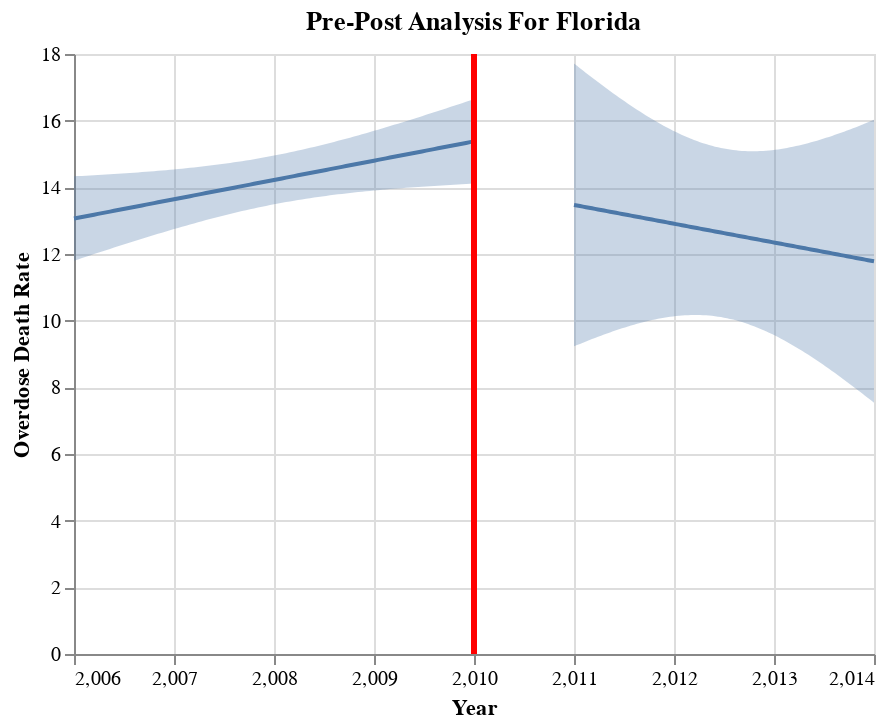

The cell this chart's notebook holds for it:
### Markdown cell above
> pre-post death rate

### Code cell
xvar= "TRANSACTION_YEAR"
yvar="death_rate"
analysis = "Pre-Post Analysis For Florida"
target = "Overdose Death Rate"
fit, chart = pre_post(FL, yvar, xvar, 2010, analysis, target, alpha=0.05)
chart

### Figure 1 — Vega-Lite specification as saved in the notebook (floating-point values rounded to 4 significant figures)
{"config": {"view": {"continuousWidth": 400, "continuousHeight": 300}}, "layer": [{"data": {"name": "data-48ae3c772d92c93e3c15a95091906202"}, "mark": "errorband", "encoding": {"x": {"field": "TRANSACTION_YEAR", "type": "quantitative"}, "y": {"axis": {"title": "Overdose Death Rate"}, "field": "ci_low", "type": "quantitative"}, "y2": {"field": "ci_high"}}}, {"data": {"name": "data-8d91db8d0c80415db45de7cb95ec6cbd"}, "mark": "errorband", "encoding": {"x": {"field": "TRANSACTION_YEAR", "type": "quantitative"}, "y": {"axis": {"title": "Overdose Death Rate"}, "field": "ci_low", "type": "quantitative"}, "y2": {"field": "ci_high"}}}, {"data": {"name": "data-48ae3c772d92c93e3c15a95091906202"}, "mark": "line", "encoding": {"x": {"field": "TRANSACTION_YEAR", "type": "quantitative"}, "y": {"field": "death_rate", "type": "quantitative"}}}, {"data": {"name": "data-8d91db8d0c80415db45de7cb95ec6cbd"}, "mark": "line", "encoding": {"x": {"field": "TRANSACTION_YEAR", "title": "Year", "type": "quantitative"}, "y": {"field": "death_rate", "type": "quantitative"}}}, {"data": {"name": "data-c6a99109c809d7b1b46dbbb9b2adf5d2"}, "mark": {"type": "rule", "color": "red", "strokeWidth": 3}, "encoding": {"x": {"field": "x", "type": "quantitative"}}}], "title": "Pre-Post Analysis For Florida", "$schema": "https://vega.github.io/schema/vega-lite/v4.17.0.json", "datasets": {"data-48ae3c772d92c93e3c15a95091906202": [{"TRANSACTION_YEAR": 2006.0, "death_rate": 13.06, "ci_low": 11.8, "ci_high": 14.33}, {"TRANSACTION_YEAR": 2006.0, "death_rate": 13.09, "ci_low": 11.84, "ci_high": 14.34}, {"TRANSACTION_YEAR": 2006.0, "death_rate": 13.11, "ci_low": 11.88, "ci_high": 14.34}, {"TRANSACTION_YEAR": 2006.0, "death_rate": 13.13, "ci_low": 11.92, "ci_high": 14.35}, {"TRANSACTION_YEAR": 2006.0, "death_rate": 13.16, "ci_low": 11.96, "ci_high": 14.36}, {"TRANSACTION_YEAR": 2006.0, "death_rate": 13.18, "ci_low": 12.0, "ci_high": 14.36}, {"TRANSACTION_YEAR": 2006.0, "death_rate": 13.2, "ci_low": 12.04, "ci_high": 14.37}, {"TRANSACTION_YEAR": 2006.0, "death_rate": 13.23, "ci_low": 12.08, "ci_high": 14.38}, {"TRANSACTION_YEAR": 2006.0, "death_rate": 13.25, "ci_low": 12.11, "ci_high": 14.38}, {"TRANSACTION_YEAR": 2006.0, "death_rate": 13.27, "ci_low": 12.15, "ci_high": 14.39}, {"TRANSACTION_YEAR": 2006.0, "death_rate": 13.3, "ci_low": 12.19, "ci_high": 14.4}, {"TRANSACTION_YEAR": 2006.0, "death_rate": 13.32, "ci_low": 12.23, "ci_high": 14.41}, {"TRANSACTION_YEAR": 2006.0, "death_rate": 13.34, "ci_low": 12.27, "ci_high": 14.41}, {"TRANSACTION_YEAR": 2007.0, "death_rate": 13.36, "ci_low": 12.31, "ci_high": 14.42}, {"TRANSACTION_YEAR": 2007.0, "death_rate": 13.39, "ci_low": 12.34, "ci_high": 14.43}, {"TRANSACTION_YEAR": 2007.0, "death_rate": 13.41, "ci_low": 12.38, "ci_high": 14.44}, {"TRANSACTION_YEAR": 2007.0, "death_rate": 13.43, "ci_low": 12.42, "ci_high": 14.45}, {"TRANSACTION_YEAR": 2007.0, "death_rate": 13.46, "ci_low": 12.46, "ci_high": 14.46}, {"TRANSACTION_YEAR": 2007.0, "death_rate": 13.48, "ci_low": 12.49, "ci_high": 14.47}, {"TRANSACTION_YEAR": 2007.0, "death_rate": 13.5, "ci_low": 12.53, "ci_high": 14.48}, {"TRANSACTION_YEAR": 2007.0, "death_rate": 13.53, "ci_low": 12.57, "ci_high": 14.49}, {"TRANSACTION_YEAR": 2007.0, "death_rate": 13.55, "ci_low": 12.6, "ci_high": 14.5}, {"TRANSACTION_YEAR": 2007.0, "death_rate": 13.57, "ci_low": 12.64, "ci_high": 14.51}, {"TRANSACTION_YEAR": 2007.0, "death_rate": 13.6, "ci_low": 12.68, "ci_high": 14.52}, {"TRANSACTION_YEAR": 2007.0, "death_rate": 13.62, "ci_low": 12.71, "ci_high": 14.53}, {"TRANSACTION_YEAR": 2007.0, "death_rate": 13.64, "ci_low": 12.75, "ci_high": 14.54}, {"TRANSACTION_YEAR": 2007.0, "death_rate": 13.67, "ci_low": 12.78, "ci_high": 14.55}, {"TRANSACTION_YEAR": 2007.0, "death_rate": 13.69, "ci_low": 12.82, "ci_high": 14.56}, {"TRANSACTION_YEAR": 2007.0, "death_rate": 13.71, "ci_low": 12.85, "ci_high": 14.57}, {"TRANSACTION_YEAR": 2007.0, "death_rate": 13.74, "ci_low": 12.88, "ci_high": 14.59}, {"TRANSACTION_YEAR": 2007.0, "death_rate": 13.76, "ci_low": 12.92, "ci_high": 14.6}, {"TRANSACTION_YEAR": 2007.0, "death_rate": 13.78, "ci_low": 12.95, "ci_high": 14.61}, {"TRANSACTION_YEAR": 2007.0, "death_rate": 13.8, "ci_low": 12.98, "ci_high": 14.62}, {"TRANSACTION_YEAR": 2007.0, "death_rate": 13.83, "ci_low": 13.02, "ci_high": 14.64}, {"TRANSACTION_YEAR": 2007.0, "death_rate": 13.85, "ci_low": 13.05, "ci_high": 14.65}, {"TRANSACTION_YEAR": 2007.0, "death_rate": 13.87, "ci_low": 13.08, "ci_high": 14.67}, {"TRANSACTION_YEAR": 2007.0, "death_rate": 13.9, "ci_low": 13.11, "ci_high": 14.68}, {"TRANSACTION_YEAR": 2007.0, "death_rate": 13.92, "ci_low": 13.14, "ci_high": 14.7}, {"TRANSACTION_YEAR": 2008.0, "death_rate": 13.94, "ci_low": 13.17, "ci_high": 14.72}, {"TRANSACTION_YEAR": 2008.0, "death_rate": 13.97, "ci_low": 13.2, "ci_high": 14.73}, {"TRANSACTION_YEAR": 2008.0, "death_rate": 13.99, "ci_low": 13.23, "ci_high": 14.75}, {"TRANSACTION_YEAR": 2008.0, "death_rate": 14.01, "ci_low": 13.26, "ci_high": 14.77}, {"TRANSACTION_YEAR": 2008.0, "death_rate": 14.04, "ci_low": 13.29, "ci_high": 14.79}, {"TRANSACTION_YEAR": 2008.0, "death_rate": 14.06, "ci_low": 13.31, "ci_high": 14.8}, {"TRANSACTION_YEAR": 2008.0, "death_rate": 14.08, "ci_low": 13.34, "ci_high": 14.82}, {"TRANSACTION_YEAR": 2008.0, "death_rate": 14.11, "ci_low": 13.37, "ci_high": 14.84}, {"TRANSACTION_YEAR": 2008.0, "death_rate": 14.13, "ci_low": 13.39, "ci_high": 14.86}, {"TRANSACTION_YEAR": 2008.0, "death_rate": 14.15, "ci_low": 13.42, "ci_high": 14.89}, {"TRANSACTION_YEAR": 2008.0, "death_rate": 14.17, "ci_low": 13.44, "ci_high": 14.91}, {"TRANSACTION_YEAR": 2008.0, "death_rate": 14.2, "ci_low": 13.47, "ci_high": 14.93}, {"TRANSACTION_YEAR": 2008.0, "death_rate": 14.22, "ci_low": 13.49, "ci_high": 14.95}, {"TRANSACTION_YEAR": 2008.0, "death_rate": 14.24, "ci_low": 13.51, "ci_high": 14.98}, {"TRANSACTION_YEAR": 2008.0, "death_rate": 14.27, "ci_low": 13.54, "ci_high": 15.0}, {"TRANSACTION_YEAR": 2008.0, "death_rate": 14.29, "ci_low": 13.56, "ci_high": 15.02}, {"TRANSACTION_YEAR": 2008.0, "death_rate": 14.31, "ci_low": 13.58, "ci_high": 15.05}, {"TRANSACTION_YEAR": 2008.0, "death_rate": 14.34, "ci_low": 13.6, "ci_high": 15.08}, {"TRANSACTION_YEAR": 2008.0, "death_rate": 14.36, "ci_low": 13.62, "ci_high": 15.1}, {"TRANSACTION_YEAR": 2008.0, "death_rate": 14.38, "ci_low": 13.64, "ci_high": 15.13}, {"TRANSACTION_YEAR": 2008.0, "death_rate": 14.41, "ci_low": 13.66, "ci_high": 15.16}, {"TRANSACTION_YEAR": 2008.0, "death_rate": 14.43, "ci_low": 13.68, "ci_high": 15.18}, {"TRANSACTION_YEAR": 2008.0, "death_rate": 14.45, "ci_low": 13.69, "ci_high": 15.21}, {"TRANSACTION_YEAR": 2008.0, "death_rate": 14.48, "ci_low": 13.71, "ci_high": 15.24}, {"TRANSACTION_YEAR": 2008.0, "death_rate": 14.5, "ci_low": 13.73, "ci_high": 15.27}, {"TRANSACTION_YEAR": 2009.0, "death_rate": 14.52, "ci_low": 13.74, "ci_high": 15.3}, {"TRANSACTION_YEAR": 2009.0, "death_rate": 14.55, "ci_low": 13.76, "ci_high": 15.33}, {"TRANSACTION_YEAR": 2009.0, "death_rate": 14.57, "ci_low": 13.77, "ci_high": 15.36}, {"TRANSACTION_YEAR": 2009.0, "death_rate": 14.59, "ci_low": 13.79, "ci_high": 15.39}, {"TRANSACTION_YEAR": 2009.0, "death_rate": 14.61, "ci_low": 13.8, "ci_high": 15.43}, {"TRANSACTION_YEAR": 2009.0, "death_rate": 14.64, "ci_low": 13.82, "ci_high": 15.46}, {"TRANSACTION_YEAR": 2009.0, "death_rate": 14.66, "ci_low": 13.83, "ci_high": 15.49}, {"TRANSACTION_YEAR": 2009.0, "death_rate": 14.68, "ci_low": 13.84, "ci_high": 15.52}, {"TRANSACTION_YEAR": 2009.0, "death_rate": 14.71, "ci_low": 13.86, "ci_high": 15.56}, {"TRANSACTION_YEAR": 2009.0, "death_rate": 14.73, "ci_low": 13.87, "ci_high": 15.59}, {"TRANSACTION_YEAR": 2009.0, "death_rate": 14.75, "ci_low": 13.88, "ci_high": 15.63}, {"TRANSACTION_YEAR": 2009.0, "death_rate": 14.78, "ci_low": 13.89, "ci_high": 15.66}, {"TRANSACTION_YEAR": 2009.0, "death_rate": 14.8, "ci_low": 13.9, "ci_high": 15.7}, {"TRANSACTION_YEAR": 2009.0, "death_rate": 14.82, "ci_low": 13.92, "ci_high": 15.73}, {"TRANSACTION_YEAR": 2009.0, "death_rate": 14.85, "ci_low": 13.93, "ci_high": 15.77}, {"TRANSACTION_YEAR": 2009.0, "death_rate": 14.87, "ci_low": 13.94, "ci_high": 15.8}, {"TRANSACTION_YEAR": 2009.0, "death_rate": 14.89, "ci_low": 13.95, "ci_high": 15.84}, {"TRANSACTION_YEAR": 2009.0, "death_rate": 14.92, "ci_low": 13.96, "ci_high": 15.87}, {"TRANSACTION_YEAR": 2009.0, "death_rate": 14.94, "ci_low": 13.97, "ci_high": 15.91}, {"TRANSACTION_YEAR": 2009.0, "death_rate": 14.96, "ci_low": 13.98, "ci_high": 15.95}, {"TRANSACTION_YEAR": 2009.0, "death_rate": 14.98, "ci_low": 13.99, "ci_high": 15.98}, {"TRANSACTION_YEAR": 2009.0, "death_rate": 15.01, "ci_low": 13.99, "ci_high": 16.02}, {"TRANSACTION_YEAR": 2009.0, "death_rate": 15.03, "ci_low": 14.0, "ci_high": 16.06}, {"TRANSACTION_YEAR": 2009.0, "death_rate": 15.05, "ci_low": 14.01, "ci_high": 16.1}, {"TRANSACTION_YEAR": 2009.0, "death_rate": 15.08, "ci_low": 14.02, "ci_high": 16.14}, {"TRANSACTION_YEAR": 2010.0, "death_rate": 15.1, "ci_low": 14.03, "ci_high": 16.17}, {"TRANSACTION_YEAR": 2010.0, "death_rate": 15.12, "ci_low": 14.04, "ci_high": 16.21}, {"TRANSACTION_YEAR": 2010.0, "death_rate": 15.15, "ci_low": 14.04, "ci_high": 16.25}, {"TRANSACTION_YEAR": 2010.0, "death_rate": 15.17, "ci_low": 14.05, "ci_high": 16.29}, {"TRANSACTION_YEAR": 2010.0, "death_rate": 15.19, "ci_low": 14.06, "ci_high": 16.33}, {"TRANSACTION_YEAR": 2010.0, "death_rate": 15.22, "ci_low": 14.07, "ci_high": 16.37}, {"TRANSACTION_YEAR": 2010.0, "death_rate": 15.24, "ci_low": 14.07, "ci_high": 16.41}, {"TRANSACTION_YEAR": 2010.0, "death_rate": 15.26, "ci_low": 14.08, "ci_high": 16.45}, {"TRANSACTION_YEAR": 2010.0, "death_rate": 15.29, "ci_low": 14.09, "ci_high": 16.49}, {"TRANSACTION_YEAR": 2010.0, "death_rate": 15.31, "ci_low": 14.09, "ci_high": 16.52}, {"TRANSACTION_YEAR": 2010.0, "death_rate": 15.33, "ci_low": 14.1, "ci_high": 16.56}, {"TRANSACTION_YEAR": 2010.0, "death_rate": 15.36, "ci_low": 14.11, "ci_high": 16.6}, {"TRANSACTION_YEAR": 2010.0, "death_rate": 15.38, "ci_low": 14.11, "ci_high": 16.64}], "data-8d91db8d0c80415db45de7cb95ec6cbd": [{"TRANSACTION_YEAR": 2011.0, "death_rate": 13.47, "ci_low": 9.229, "ci_high": 17.72}, {"TRANSACTION_YEAR": 2011.0, "death_rate": 13.46, "ci_low": 9.266, "ci_high": 17.64}, {"TRANSACTION_YEAR": 2011.0, "death_rate": 13.44, "ci_low": 9.304, "ci_high": 17.57}, {"TRANSACTION_YEAR": 2011.0, "death_rate": 13.42, "ci_low": 9.34, "ci_high": 17.5}, {"TRANSACTION_YEAR": 2011.0, "death_rate": 13.4, "ci_low": 9.376, "ci_high": 17.43}, {"TRANSACTION_YEAR": 2011.0, "death_rate": 13.39, "ci_low": 9.412, "ci_high": 17.36}, {"TRANSACTION_YEAR": 2011.0, "death_rate": 13.37, "ci_low": 9.447, "ci_high": 17.29}, {"TRANSACTION_YEAR": 2011.0, "death_rate": 13.35, "ci_low": 9.482, "ci_high": 17.23}, {"TRANSACTION_YEAR": 2011.0, "death_rate": 13.34, "ci_low": 9.516, "ci_high": 17.16}, {"TRANSACTION_YEAR": 2011.0, "death_rate": 13.32, "ci_low": 9.55, "ci_high": 17.09}, {"TRANSACTION_YEAR": 2011.0, "death_rate": 13.3, "ci_low": 9.583, "ci_high": 17.02}, {"TRANSACTION_YEAR": 2011.0, "death_rate": 13.29, "ci_low": 9.616, "ci_high": 16.96}, {"TRANSACTION_YEAR": 2011.0, "death_rate": 13.27, "ci_low": 9.648, "ci_high": 16.89}, {"TRANSACTION_YEAR": 2011.0, "death_rate": 13.25, "ci_low": 9.679, "ci_high": 16.83}, {"TRANSACTION_YEAR": 2011.0, "death_rate": 13.24, "ci_low": 9.71, "ci_high": 16.76}, {"TRANSACTION_YEAR": 2011.0, "death_rate": 13.22, "ci_low": 9.74, "ci_high": 16.7}, {"TRANSACTION_YEAR": 2011.0, "death_rate": 13.2, "ci_low": 9.769, "ci_high": 16.63}, {"TRANSACTION_YEAR": 2012.0, "death_rate": 13.18, "ci_low": 9.798, "ci_high": 16.57}, {"TRANSACTION_YEAR": 2012.0, "death_rate": 13.17, "ci_low": 9.826, "ci_high": 16.51}, {"TRANSACTION_YEAR": 2012.0, "death_rate": 13.15, "ci_low": 9.853, "ci_high": 16.45}, {"TRANSACTION_YEAR": 2012.0, "death_rate": 13.13, "ci_low": 9.879, "ci_high": 16.39}, {"TRANSACTION_YEAR": 2012.0, "death_rate": 13.12, "ci_low": 9.904, "ci_high": 16.33}, {"TRANSACTION_YEAR": 2012.0, "death_rate": 13.1, "ci_low": 9.928, "ci_high": 16.27}, {"TRANSACTION_YEAR": 2012.0, "death_rate": 13.08, "ci_low": 9.952, "ci_high": 16.21}, {"TRANSACTION_YEAR": 2012.0, "death_rate": 13.07, "ci_low": 9.974, "ci_high": 16.16}, {"TRANSACTION_YEAR": 2012.0, "death_rate": 13.05, "ci_low": 9.996, "ci_high": 16.1}, {"TRANSACTION_YEAR": 2012.0, "death_rate": 13.03, "ci_low": 10.02, "ci_high": 16.05}, {"TRANSACTION_YEAR": 2012.0, "death_rate": 13.02, "ci_low": 10.04, "ci_high": 16.0}, {"TRANSACTION_YEAR": 2012.0, "death_rate": 13.0, "ci_low": 10.05, "ci_high": 15.94}, {"TRANSACTION_YEAR": 2012.0, "death_rate": 12.98, "ci_low": 10.07, "ci_high": 15.89}, {"TRANSACTION_YEAR": 2012.0, "death_rate": 12.96, "ci_low": 10.09, "ci_high": 15.84}, {"TRANSACTION_YEAR": 2012.0, "death_rate": 12.95, "ci_low": 10.1, "ci_high": 15.79}, {"TRANSACTION_YEAR": 2012.0, "death_rate": 12.93, "ci_low": 10.12, "ci_high": 15.75}, {"TRANSACTION_YEAR": 2012.0, "death_rate": 12.91, "ci_low": 10.13, "ci_high": 15.7}, {"TRANSACTION_YEAR": 2012.0, "death_rate": 12.9, "ci_low": 10.14, "ci_high": 15.66}, {"TRANSACTION_YEAR": 2012.0, "death_rate": 12.88, "ci_low": 10.15, "ci_high": 15.61}, {"TRANSACTION_YEAR": 2012.0, "death_rate": 12.86, "ci_low": 10.15, "ci_high": 15.57}, {"TRANSACTION_YEAR": 2012.0, "death_rate": 12.85, "ci_low": 10.16, "ci_high": 15.53}, {"TRANSACTION_YEAR": 2012.0, "death_rate": 12.83, "ci_low": 10.17, "ci_high": 15.49}, {"TRANSACTION_YEAR": 2012.0, "death_rate": 12.81, "ci_low": 10.17, "ci_high": 15.46}, {"TRANSACTION_YEAR": 2012.0, "death_rate": 12.8, "ci_low": 10.17, "ci_high": 15.42}, {"TRANSACTION_YEAR": 2012.0, "death_rate": 12.78, "ci_low": 10.17, "ci_high": 15.39}, {"TRANSACTION_YEAR": 2012.0, "death_rate": 12.76, "ci_low": 10.17, "ci_high": 15.36}, {"TRANSACTION_YEAR": 2012.0, "death_rate": 12.74, "ci_low": 10.16, "ci_high": 15.33}, {"TRANSACTION_YEAR": 2012.0, "death_rate": 12.73, "ci_low": 10.16, "ci_high": 15.3}, {"TRANSACTION_YEAR": 2012.0, "death_rate": 12.71, "ci_low": 10.15, "ci_high": 15.27}, {"TRANSACTION_YEAR": 2012.0, "death_rate": 12.69, "ci_low": 10.14, "ci_high": 15.24}, {"TRANSACTION_YEAR": 2012.0, "death_rate": 12.68, "ci_low": 10.13, "ci_high": 15.22}, {"TRANSACTION_YEAR": 2012.0, "death_rate": 12.66, "ci_low": 10.12, "ci_high": 15.2}, {"TRANSACTION_YEAR": 2012.0, "death_rate": 12.64, "ci_low": 10.11, "ci_high": 15.18}, {"TRANSACTION_YEAR": 2012.0, "death_rate": 12.63, "ci_low": 10.09, "ci_high": 15.16}, {"TRANSACTION_YEAR": 2013.0, "death_rate": 12.61, "ci_low": 10.07, "ci_high": 15.15}, {"TRANSACTION_YEAR": 2013.0, "death_rate": 12.59, "ci_low": 10.05, "ci_high": 15.13}, {"TRANSACTION_YEAR": 2013.0, "death_rate": 12.58, "ci_low": 10.03, "ci_high": 15.12}, {"TRANSACTION_YEAR": 2013.0, "death_rate": 12.56, "ci_low": 10.01, "ci_high": 15.11}, {"TRANSACTION_YEAR": 2013.0, "death_rate": 12.54, "ci_low": 9.984, "ci_high": 15.1}, {"TRANSACTION_YEAR": 2013.0, "death_rate": 12.53, "ci_low": 9.957, "ci_high": 15.09}, {"TRANSACTION_YEAR": 2013.0, "death_rate": 12.51, "ci_low": 9.928, "ci_high": 15.09}, {"TRANSACTION_YEAR": 2013.0, "death_rate": 12.49, "ci_low": 9.898, "ci_high": 15.08}, {"TRANSACTION_YEAR": 2013.0, "death_rate": 12.47, "ci_low": 9.866, "ci_high": 15.08}, {"TRANSACTION_YEAR": 2013.0, "death_rate": 12.46, "ci_low": 9.832, "ci_high": 15.08}, {"TRANSACTION_YEAR": 2013.0, "death_rate": 12.44, "ci_low": 9.797, "ci_high": 15.08}, {"TRANSACTION_YEAR": 2013.0, "death_rate": 12.42, "ci_low": 9.76, "ci_high": 15.09}, {"TRANSACTION_YEAR": 2013.0, "death_rate": 12.41, "ci_low": 9.721, "ci_high": 15.09}, {"TRANSACTION_YEAR": 2013.0, "death_rate": 12.39, "ci_low": 9.681, "ci_high": 15.1}, {"TRANSACTION_YEAR": 2013.0, "death_rate": 12.37, "ci_low": 9.64, "ci_high": 15.11}, {"TRANSACTION_YEAR": 2013.0, "death_rate": 12.36, "ci_low": 9.597, "ci_high": 15.12}, {"TRANSACTION_YEAR": 2013.0, "death_rate": 12.34, "ci_low": 9.552, "ci_high": 15.13}, {"TRANSACTION_YEAR": 2013.0, "death_rate": 12.32, "ci_low": 9.506, "ci_high": 15.14}, {"TRANSACTION_YEAR": 2013.0, "death_rate": 12.31, "ci_low": 9.459, "ci_high": 15.15}, {"TRANSACTION_YEAR": 2013.0, "death_rate": 12.29, "ci_low": 9.411, "ci_high": 15.17}, {"TRANSACTION_YEAR": 2013.0, "death_rate": 12.27, "ci_low": 9.361, "ci_high": 15.18}, {"TRANSACTION_YEAR": 2013.0, "death_rate": 12.25, "ci_low": 9.31, "ci_high": 15.2}, {"TRANSACTION_YEAR": 2013.0, "death_rate": 12.24, "ci_low": 9.258, "ci_high": 15.22}, {"TRANSACTION_YEAR": 2013.0, "death_rate": 12.22, "ci_low": 9.205, "ci_high": 15.24}, {"TRANSACTION_YEAR": 2013.0, "death_rate": 12.2, "ci_low": 9.151, "ci_high": 15.26}, {"TRANSACTION_YEAR": 2013.0, "death_rate": 12.19, "ci_low": 9.095, "ci_high": 15.28}, {"TRANSACTION_YEAR": 2013.0, "death_rate": 12.17, "ci_low": 9.039, "ci_high": 15.3}, {"TRANSACTION_YEAR": 2013.0, "death_rate": 12.15, "ci_low": 8.982, "ci_high": 15.32}, {"TRANSACTION_YEAR": 2013.0, "death_rate": 12.14, "ci_low": 8.923, "ci_high": 15.35}, {"TRANSACTION_YEAR": 2013.0, "death_rate": 12.12, "ci_low": 8.864, "ci_high": 15.37}, {"TRANSACTION_YEAR": 2013.0, "death_rate": 12.1, "ci_low": 8.804, "ci_high": 15.4}, {"TRANSACTION_YEAR": 2013.0, "death_rate": 12.09, "ci_low": 8.743, "ci_high": 15.43}, {"TRANSACTION_YEAR": 2013.0, "death_rate": 12.07, "ci_low": 8.682, "ci_high": 15.46}, {"TRANSACTION_YEAR": 2014.0, "death_rate": 12.05, "ci_low": 8.619, "ci_high": 15.48}, {"TRANSACTION_YEAR": 2014.0, "death_rate": 12.03, "ci_low": 8.556, "ci_high": 15.51}, {"TRANSACTION_YEAR": 2014.0, "death_rate": 12.02, "ci_low": 8.492, "ci_high": 15.54}, {"TRANSACTION_YEAR": 2014.0, "death_rate": 12.0, "ci_low": 8.428, "ci_high": 15.57}, {"TRANSACTION_YEAR": 2014.0, "death_rate": 11.98, "ci_low": 8.363, "ci_high": 15.61}, {"TRANSACTION_YEAR": 2014.0, "death_rate": 11.97, "ci_low": 8.297, "ci_high": 15.64}, {"TRANSACTION_YEAR": 2014.0, "death_rate": 11.95, "ci_low": 8.231, "ci_high": 15.67}, {"TRANSACTION_YEAR": 2014.0, "death_rate": 11.93, "ci_low": 8.164, "ci_high": 15.7}, {"TRANSACTION_YEAR": 2014.0, "death_rate": 11.92, "ci_low": 8.096, "ci_high": 15.74}, {"TRANSACTION_YEAR": 2014.0, "death_rate": 11.9, "ci_low": 8.028, "ci_high": 15.77}, {"TRANSACTION_YEAR": 2014.0, "death_rate": 11.88, "ci_low": 7.959, "ci_high": 15.81}, {"TRANSACTION_YEAR": 2014.0, "death_rate": 11.87, "ci_low": 7.89, "ci_high": 15.84}, {"TRANSACTION_YEAR": 2014.0, "death_rate": 11.85, "ci_low": 7.821, "ci_high": 15.88}, {"TRANSACTION_YEAR": 2014.0, "death_rate": 11.83, "ci_low": 7.751, "ci_high": 15.91}, {"TRANSACTION_YEAR": 2014.0, "death_rate": 11.82, "ci_low": 7.68, "ci_high": 15.95}, {"TRANSACTION_YEAR": 2014.0, "death_rate": 11.8, "ci_low": 7.609, "ci_high": 15.99}, {"TRANSACTION_YEAR": 2014.0, "death_rate": 11.78, "ci_low": 7.538, "ci_high": 16.02}], "data-c6a99109c809d7b1b46dbbb9b2adf5d2": [{"x": 2010}]}}
